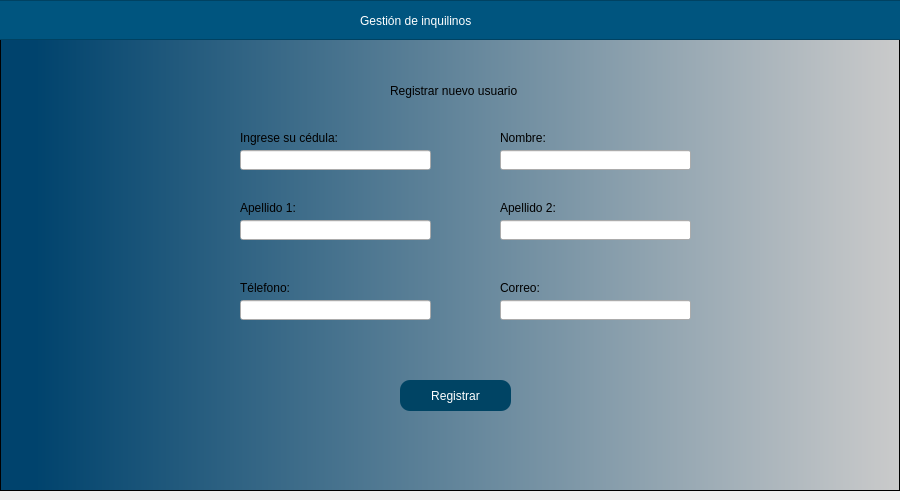
<?xml version="1.0" encoding="UTF-8"?>
<ui version="4.0">
 <class>MainWindow</class>
 <widget class="QMainWindow" name="MainWindow">
  <property name="geometry">
   <rect>
    <x>0</x>
    <y>0</y>
    <width>900</width>
    <height>500</height>
   </rect>
  </property>
  <property name="minimumSize">
   <size>
    <width>900</width>
    <height>500</height>
   </size>
  </property>
  <property name="maximumSize">
   <size>
    <width>900</width>
    <height>16777215</height>
   </size>
  </property>
  <property name="windowTitle">
   <string>MainWindow</string>
  </property>
  <widget class="QWidget" name="centralwidget">
   <layout class="QHBoxLayout" name="horizontalLayout" stretch="0">
    <property name="leftMargin">
     <number>0</number>
    </property>
    <property name="topMargin">
     <number>0</number>
    </property>
    <property name="rightMargin">
     <number>0</number>
    </property>
    <item>
     <widget class="QFrame" name="framefondo">
      <property name="styleSheet">
       <string notr="true">QWidget#framefondo{
background-color: qlineargradient(spread:pad, x1:0, y1:0, x2:1, y2:0, stop:0.039548 rgba(0, 67, 109, 255), stop:1 rgba(203, 203, 203, 255));}</string>
      </property>
      <property name="frameShape">
       <enum>QFrame::StyledPanel</enum>
      </property>
      <property name="frameShadow">
       <enum>QFrame::Raised</enum>
      </property>
      <widget class="QFrame" name="frame_superior">
       <property name="geometry">
        <rect>
         <x>-10</x>
         <y>0</y>
         <width>911</width>
         <height>40</height>
        </rect>
       </property>
       <property name="maximumSize">
        <size>
         <width>16777215</width>
         <height>40</height>
        </size>
       </property>
       <property name="styleSheet">
        <string notr="true">background-color: rgb(0, 85, 127);</string>
       </property>
       <property name="frameShape">
        <enum>QFrame::StyledPanel</enum>
       </property>
       <property name="frameShadow">
        <enum>QFrame::Raised</enum>
       </property>
       <widget class="QLabel" name="label">
        <property name="geometry">
         <rect>
          <x>370</x>
          <y>10</y>
          <width>331</width>
          <height>21</height>
         </rect>
        </property>
        <property name="styleSheet">
         <string notr="true">font: 16pt &quot;Arial&quot;;
color: white;</string>
        </property>
        <property name="text">
         <string>Gestión de inquilinos</string>
        </property>
       </widget>
      </widget>
      <widget class="QPushButton" name="btnRegistrar">
       <property name="geometry">
        <rect>
         <x>400</x>
         <y>380</y>
         <width>111</width>
         <height>31</height>
        </rect>
       </property>
       <property name="layoutDirection">
        <enum>Qt::RightToLeft</enum>
       </property>
       <property name="styleSheet">
        <string notr="true">QPushButton{
font: 87 9pt &quot;Arial&quot;;
background-color: rgb(0, 68, 100);
color:white;

border-radius: 10px;
}


QPushButton:hover {
background-color:rgb(0, 101, 148);
}</string>
       </property>
       <property name="text">
        <string>Registrar</string>
       </property>
       <property name="icon">
        <iconset>
         <normaloff>./Imagenes/image-removebg-preview.png</normaloff>./Imagenes/image-removebg-preview.png</iconset>
       </property>
      </widget>
      <widget class="QLabel" name="label_2">
       <property name="geometry">
        <rect>
         <x>420</x>
         <y>180</y>
         <width>47</width>
         <height>13</height>
        </rect>
       </property>
       <property name="text">
        <string/>
       </property>
      </widget>
      <widget class="QLabel" name="label_4">
       <property name="geometry">
        <rect>
         <x>240</x>
         <y>130</y>
         <width>181</width>
         <height>16</height>
        </rect>
       </property>
       <property name="styleSheet">
        <string notr="true">font: 9pt &quot;Arial&quot;;</string>
       </property>
       <property name="text">
        <string>Ingrese su cédula:</string>
       </property>
      </widget>
      <widget class="QLineEdit" name="txtCedula">
       <property name="geometry">
        <rect>
         <x>240</x>
         <y>150</y>
         <width>191</width>
         <height>20</height>
        </rect>
       </property>
      </widget>
      <widget class="QLabel" name="label_5">
       <property name="geometry">
        <rect>
         <x>500</x>
         <y>130</y>
         <width>181</width>
         <height>16</height>
        </rect>
       </property>
       <property name="styleSheet">
        <string notr="true">font: 9pt &quot;Arial&quot;;</string>
       </property>
       <property name="text">
        <string>Nombre:</string>
       </property>
      </widget>
      <widget class="QLineEdit" name="txtNombre">
       <property name="geometry">
        <rect>
         <x>500</x>
         <y>150</y>
         <width>191</width>
         <height>20</height>
        </rect>
       </property>
      </widget>
      <widget class="QLabel" name="label_6">
       <property name="geometry">
        <rect>
         <x>240</x>
         <y>200</y>
         <width>181</width>
         <height>16</height>
        </rect>
       </property>
       <property name="styleSheet">
        <string notr="true">font: 9pt &quot;Arial&quot;;</string>
       </property>
       <property name="text">
        <string>Apellido 1:</string>
       </property>
      </widget>
      <widget class="QLabel" name="label_7">
       <property name="geometry">
        <rect>
         <x>500</x>
         <y>200</y>
         <width>181</width>
         <height>16</height>
        </rect>
       </property>
       <property name="styleSheet">
        <string notr="true">font: 9pt &quot;Arial&quot;;</string>
       </property>
       <property name="text">
        <string>Apellido 2:</string>
       </property>
      </widget>
      <widget class="QLineEdit" name="txtApellido1">
       <property name="geometry">
        <rect>
         <x>240</x>
         <y>220</y>
         <width>191</width>
         <height>20</height>
        </rect>
       </property>
      </widget>
      <widget class="QLineEdit" name="txtApellido2">
       <property name="geometry">
        <rect>
         <x>500</x>
         <y>220</y>
         <width>191</width>
         <height>20</height>
        </rect>
       </property>
      </widget>
      <widget class="QLabel" name="label_8">
       <property name="geometry">
        <rect>
         <x>240</x>
         <y>280</y>
         <width>181</width>
         <height>16</height>
        </rect>
       </property>
       <property name="styleSheet">
        <string notr="true">font: 9pt &quot;Arial&quot;;</string>
       </property>
       <property name="text">
        <string>Télefono:</string>
       </property>
      </widget>
      <widget class="QLineEdit" name="txtTelefono">
       <property name="geometry">
        <rect>
         <x>240</x>
         <y>300</y>
         <width>191</width>
         <height>20</height>
        </rect>
       </property>
      </widget>
      <widget class="QLabel" name="label_9">
       <property name="geometry">
        <rect>
         <x>500</x>
         <y>280</y>
         <width>181</width>
         <height>16</height>
        </rect>
       </property>
       <property name="styleSheet">
        <string notr="true">font: 9pt &quot;Arial&quot;;</string>
       </property>
       <property name="text">
        <string>Correo:</string>
       </property>
      </widget>
      <widget class="QLineEdit" name="txtCorreo">
       <property name="geometry">
        <rect>
         <x>500</x>
         <y>300</y>
         <width>191</width>
         <height>20</height>
        </rect>
       </property>
      </widget>
      <widget class="QLabel" name="label_3">
       <property name="geometry">
        <rect>
         <x>390</x>
         <y>70</y>
         <width>261</width>
         <height>41</height>
        </rect>
       </property>
       <property name="styleSheet">
        <string notr="true">font: 12pt &quot;Arial&quot;;</string>
       </property>
       <property name="text">
        <string>Registrar nuevo usuario</string>
       </property>
      </widget>
     </widget>
    </item>
   </layout>
  </widget>
 </widget>
 <resources/>
 <connections/>
</ui>
